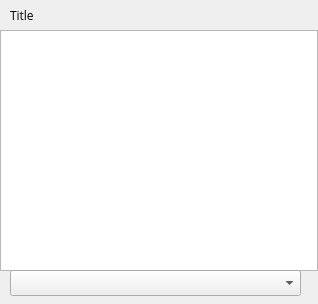
<?xml version="1.0" encoding="UTF-8"?>
<ui version="4.0">
 <class>Form</class>
 <widget class="QWidget" name="Form">
  <property name="geometry">
   <rect>
    <x>0</x>
    <y>0</y>
    <width>318</width>
    <height>304</height>
   </rect>
  </property>
  <property name="minimumSize">
   <size>
    <width>0</width>
    <height>0</height>
   </size>
  </property>
  <property name="baseSize">
   <size>
    <width>400</width>
    <height>400</height>
   </size>
  </property>
  <property name="font">
   <font>
    <family>Open Sans</family>
   </font>
  </property>
  <property name="windowTitle">
   <string>Form</string>
  </property>
  <property name="styleSheet">
   <string notr="true"/>
  </property>
  <widget class="QLabel" name="title">
   <property name="geometry">
    <rect>
     <x>10</x>
     <y>0</y>
     <width>401</width>
     <height>31</height>
    </rect>
   </property>
   <property name="text">
    <string>Title</string>
   </property>
  </widget>
  <widget class="QListWidget" name="listWidget">
   <property name="geometry">
    <rect>
     <x>0</x>
     <y>30</y>
     <width>318</width>
     <height>241</height>
    </rect>
   </property>
   <property name="lineWidth">
    <number>0</number>
   </property>
   <property name="horizontalScrollBarPolicy">
    <enum>Qt::ScrollBarAlwaysOff</enum>
   </property>
   <property name="wordWrap">
    <bool>true</bool>
   </property>
  </widget>
  <widget class="QComboBox" name="comboBox">
   <property name="geometry">
    <rect>
     <x>10</x>
     <y>270</y>
     <width>291</width>
     <height>26</height>
    </rect>
   </property>
  </widget>
 </widget>
 <resources>
  <include location="../../../../../../../../combo.qrc"/>
  <include location="../../../../../../Documents/combo.qrc"/>
 </resources>
 <connections/>
</ui>
